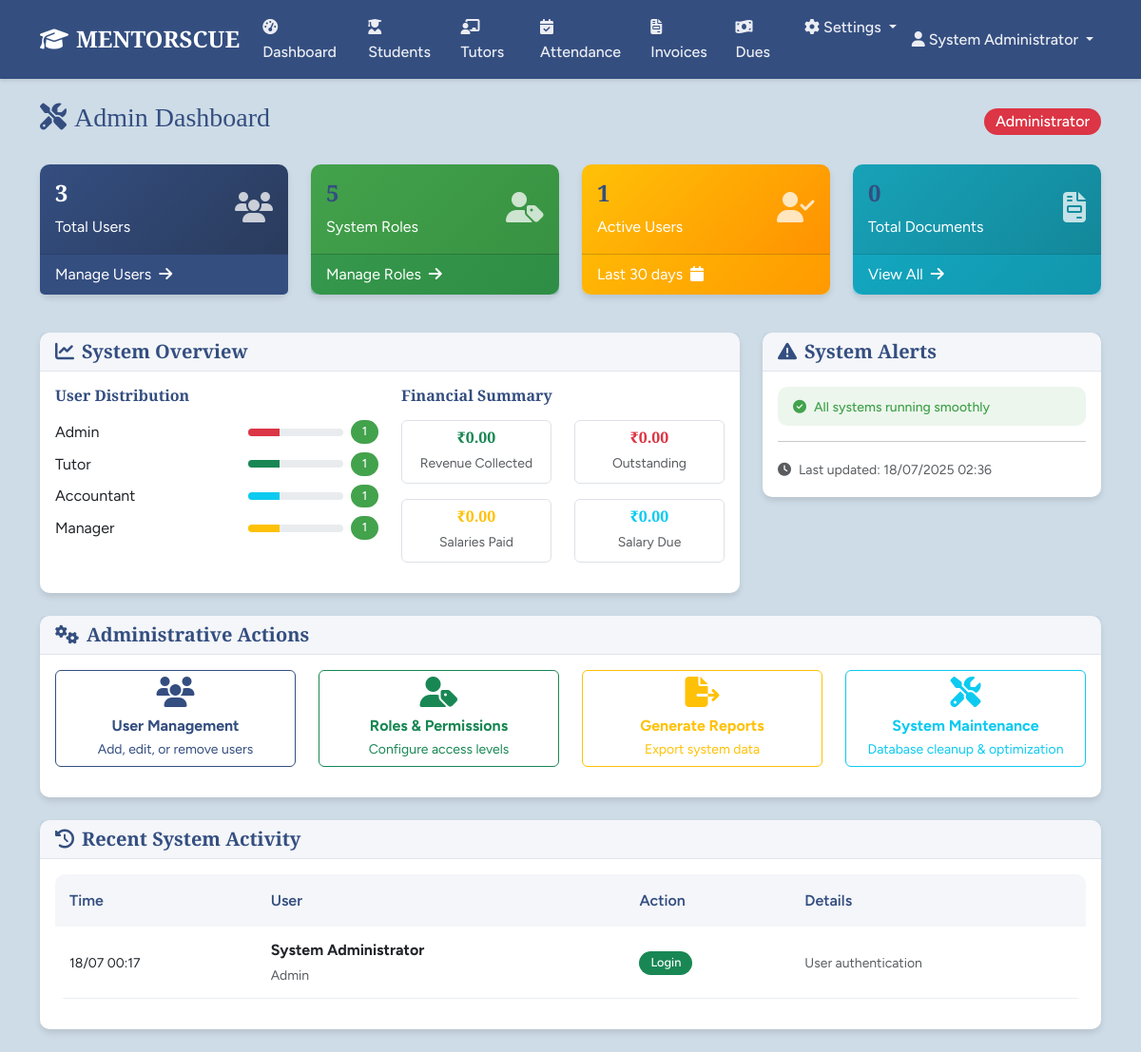
Page / (signed in) on the earlier database version.
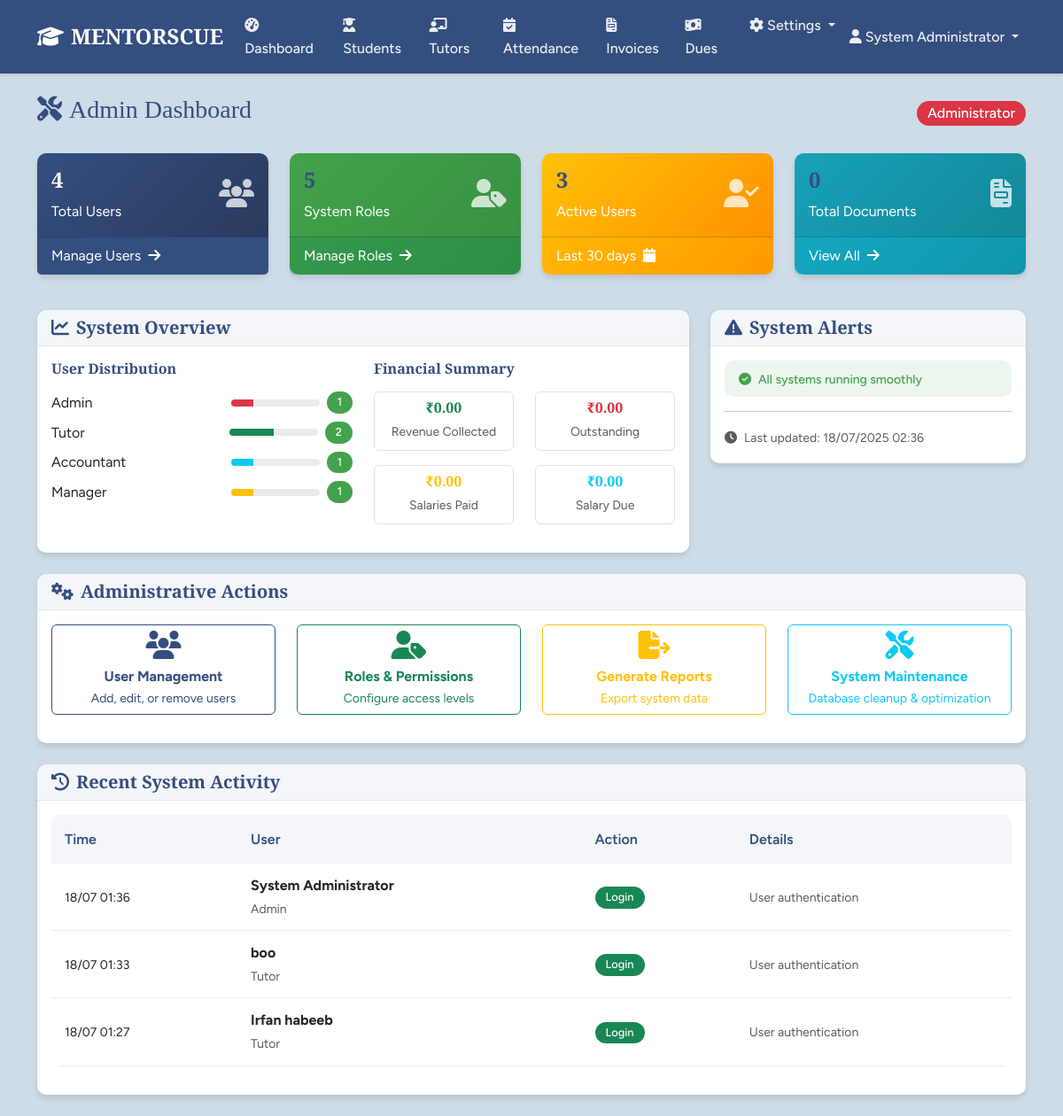
Same page on the later database version.
### models.py (models this page shows, shortened)
class Role(db.Model):
    id = db.Column(db.Integer, primary_key=True)
    name = db.Column(db.String(80), unique=True, nullable=False)
    description = db.Column(db.String(255))
    permissions = db.Column(db.Integer, default=0)
    is_default = db.Column(db.Boolean, default=False)
    is_custom = db.Column(db.Boolean, default=False)
    created_at = db.Column(db.DateTime, default=datetime.utcnow)
    def has_permission(self, perm):
        return self.permissions & perm == perm

class User(UserMixin, db.Model):
    id = db.Column(db.Integer, primary_key=True)
    username = db.Column(db.String(80), unique=True, nullable=False)
    password_hash = db.Column(db.String(256), nullable=False)
    email = db.Column(db.String(120), unique=True, nullable=True)
    full_name = db.Column(db.String(120), nullable=True)
    mobile = db.Column(db.String(20), nullable=True)
    created_at = db.Column(db.DateTime, default=datetime.utcnow)
    last_login = db.Column(db.DateTime)
    is_active = db.Column(db.Boolean, default=True)
    remember_me = db.Column(db.Boolean, default=False)
    roles = db.relationship('Role', secondary=user_roles, backref='users')
    def has_role(self, role_name):
        return any(role.name == role_name for role in self.roles)
    def has_permission(self, permission):
        return any(role.has_permission(permission) for role in self.roles)
    def is_admin(self):
        return self.has_role('Admin')
    def is_tutor_user(self):
        return self.has_role('Tutor')

### routes.py (the view)
@app.route('/')
@login_required
def dashboard():
    if current_user.is_tutor_user():
        return redirect(url_for('tutor_dashboard'))
    if current_user.is_admin():
        total_users = User.query.count()
        total_roles = Role.query.count()
        active_users = User.query.filter(User.last_login.isnot(None)).count()
        total_documents = StudentInvoice.query.count() + TutorReceipt.query.count()
        total_revenue = db.session.query(db.func.sum(StudentInvoice.total_amount)).filter_by(status='Paid').scalar() or 0
        pending_revenue = db.session.query(db.func.sum(StudentInvoice.total_amount)).filter_by(status='Due').scalar() or 0
        total_expenses = db.session.query(db.func.sum(TutorReceipt.total_earnings)).filter_by(status='Paid').scalar() or 0
        pending_expenses = db.session.query(db.func.sum(TutorReceipt.total_earnings)).filter_by(status='Due').scalar() or 0
        inactive_users = User.query.filter_by(is_active=False).count()
        overdue_invoices = StudentInvoice.query.filter_by(status='Due').count()
        pending_receipts = TutorReceipt.query.filter_by(status='Due').count()
        user_roles = {}
        for user in User.query.all():
            for role in user.roles:
                user_roles[role.name] = user_roles.get(role.name, 0) + 1
        recent_users = User.query.filter(User.last_login.isnot(None)).order_by(User.last_login.desc()).limit(10).all()
        return render_template('admin_dashboard.html',
                             total_users=total_users,
                             total_roles=total_roles,
                             active_users=active_users,
                             total_documents=total_documents,
                             total_revenue=total_revenue,
                             pending_revenue=pending_revenue,
                             total_expenses=total_expenses,
                             pending_expenses=pending_expenses,
                             inactive_users=inactive_users,
                             overdue_invoices=overdue_invoices,
                             pending_receipts=pending_receipts,
                             user_roles=user_roles,
                             recent_users=recent_users)
    else:
        return render_template('dashboard.html')

### app.py (called while the page is built)
@login_manager.user_loader
def load_user(user_id):
    from models import User
    return User.query.get(int(user_id))

### routes.py (called while the page is built)
@app.context_processor
def inject_permissions():
    return dict(Permission=Permission, User=User, Role=Role, Student=Student, Tutor=Tutor,
                Attendance=Attendance, StudentInvoice=StudentInvoice,
                TutorReceipt=TutorReceipt, Announcement=Announcement, Settings=Settings,
                datetime=datetime, db=db, timedelta=timedelta)

### templates/admin_dashboard.html (shortened to what the changed rows need)
{% extends "base.html" %}  {% block content %}
<div class="container">
    <div class="row">
        <div class="col-12">
            <div class="d-flex justify-content-between align-items-center mb-4">
                <h1 class="h3 text-primary">
                    <i class="fas fa-tools me-2"></i>Admin Dashboard
                </h1>
            </div>
        </div>
    </div>
    <div class="row mb-4">
        <div class="col-md-3 mb-3">
            <div class="card bg-gradient-primary text-white h-100">
                <div class="card-body">
                    <div class="d-flex justify-content-between">
                        <div>
                            <h4 class="fw-bold" style="color: #fff !important">
                                {{ total_users }}
                            </h4>
                            <p class="mb-0">Total Users</p>
                        </div>
                    </div>
                </div>
            </div>
        </div>
        <div class="col-md-3 mb-3">
            <div class="card bg-gradient-warning text-white h-100">
                <div class="card-body">
                    <div class="d-flex justify-content-between">
                        <div>
                            <h4 class="fw-bold">{{ active_users }}</h4>
                            <p class="mb-0">Active Users</p>
                        </div>
                    </div>
                </div>
            </div>
        </div>
    </div>
    <div class="row mb-4">
        <div class="col-md-8">
            <div class="card">
                <div class="card-body">
                    <div class="row">
                        <div class="col-md-6">
                            {% for role_name, count in user_roles.items() %}
                            <div
                                class="d-flex justify-content-between align-items-center mb-2"
                            >
                                <span>{{ role_name }}</span>
                                <div class="d-flex align-items-center">
                                    <div
                                        class="progress me-2"
                                        style="width: 100px; height: 8px"
                                    >
                                        <div
                                            class="progress-bar {% if role_name == 'Admin' %}bg-danger {% elif role_name == 'Tutor' %}bg-success {% elif role_name == 'Accountant' %}bg-info {% elif role_name == 'Manager' %}bg-warning {% else %}bg-secondary {% endif %}"
                                            style="width: {{ (count / total_users * 100)|round }}%"
                                        ></div>
                                    </div>
                                    <span class="badge bg-secondary"
                                        >{{ count }}</span
                                    >
                                </div>
                            </div>
                            {% endfor %}
                        </div>
                    </div>
                </div>
            </div>
        </div>
    </div>
    <div class="row mt-4">
        <div class="col-12">
            <div class="card">
                <div class="card-body">
                    <div class="table-responsive">
                        <table class="table table-sm">
                            <thead>
                                <tr>
                                    <th>Time</th>
                                    <th>User</th>
                                    <th>Action</th>
                                    <th>Details</th>
                                </tr>
                            </thead>
                            <tbody>
                                {% for user in recent_users %}
                                <tr>
                                    <td>
                                        <small
                                            >{{ user.last_login.strftime('%d/%m
                                            %H:%M') if user.last_login else
                                            'Never' }}</small
                                        >
                                    </td>
                                    <td>
                                        <strong
                                            >{{ user.full_name or user.username
                                            }}</strong
                                        ><br />
                                        <small class="text-muted"
                                            >{{ user.roles[0].name if user.roles
                                            else 'No Role' }}</small
                                        >
                                    </td>
                                    <td>
                                        <span class="badge bg-success"
                                            >Login</span
                                        >
                                    </td>
                                    <td>
                                        <small class="text-muted"
                                            >User authentication</small
                                        >
                                    </td>
                                </tr>
                                {% endfor %}
                            </tbody>
                        </table>
                    </div>
                </div>
            </div>
        </div>
    </div>
</div>
{% endblock %}

### templates/base.html (shortened to what the changed rows need)
<!DOCTYPE html>
<html lang="en">
<head>
    <link href="https://cdn.jsdelivr.net/npm/bootstrap@5.3.0/dist/css/bootstrap.min.css" rel="stylesheet">
    <link href="https://cdnjs.cloudflare.com/ajax/libs/font-awesome/6.4.0/css/all.min.css" rel="stylesheet">
    <link href="{{ url_for('static', filename='css/style.css') }}" rel="stylesheet">
</head>
<body>
    {% if current_user.is_authenticated %}
    <nav class="navbar navbar-expand-lg navbar-dark bg-primary">
        <div class="container">
            <a class="navbar-brand fw-bold" href="{{ url_for('dashboard') }}">
                <i class="fas fa-graduation-cap me-2"></i>MENTORSCUE
            </a>
            <div class="collapse navbar-collapse" id="navbarNav">
                <ul class="navbar-nav me-auto">
                    {% if current_user.is_tutor_user() %}
                        <li class="nav-item">
                            <a class="nav-link" href="{{ url_for('tutor_dashboard') }}">
                                <i class="fas fa-tachometer-alt me-1"></i>Dashboard
                            </a>
                        </li>
                        <li class="nav-item">
                            <a class="nav-link" href="{{ url_for('attendance') }}">
                                <i class="fas fa-calendar-check me-1"></i>Attendance
                            </a>
                        </li>
                    {% else %}
                        <li class="nav-item">
                            <a class="nav-link" href="{{ url_for('dashboard') }}">
                                <i class="fas fa-tachometer-alt me-1"></i>Dashboard
                            </a>
                        </li>
                        {% if current_user.has_permission(Permission.VIEW_STUDENTS) %}
                        <li class="nav-item">
                            <a class="nav-link" href="{{ url_for('students_list') }}">
                                <i class="fas fa-user-graduate me-1"></i>Students
                            </a>
                        </li>
                        {% endif %}
                        {% if current_user.has_permission(Permission.VIEW_TUTORS) %}
                        <li class="nav-item">
                            <a class="nav-link" href="{{ url_for('tutors_list') }}">
                                <i class="fas fa-chalkboard-teacher me-1"></i>Tutors
                            </a>
                        </li>
                        {% endif %}
                        {% if current_user.has_permission(Permission.VIEW_ATTENDANCE) %}
                        <li class="nav-item">
                            <a class="nav-link" href="{{ url_for('attendance') }}">
                                <i class="fas fa-calendar-check me-1"></i>Attendance
                            </a>
                        </li>
                        {% endif %}
                        {% if current_user.has_permission(Permission.VIEW_INVOICES) %}
                        <li class="nav-item">
                            <a class="nav-link" href="{{ url_for('invoices') }}">
                                <i class="fas fa-file-invoice me-1"></i>Invoices
                            </a>
                        </li>
                        {% endif %}
                        {% if current_user.has_permission(Permission.VIEW_STUDENTS) %}
                        <li class="nav-item">
                            <a class="nav-link" href="{{ url_for('dues') }}">
                                <i class="fas fa-money-bill-wave me-1"></i>Dues
                            </a>
                        </li>
                        {% endif %}
                        {% if current_user.has_permission(Permission.ACCESS_SETTINGS) %}
                        <li class="nav-item dropdown">
                            <a class="nav-link dropdown-toggle" href="#" id="settingsDropdown" role="button" data-bs-toggle="dropdown">
                                <i class="fas fa-cog me-1"></i>Settings
                            </a>
                        </li>
                        {% endif %}
                    {% endif %}
                </ul>
                <ul class="navbar-nav">
                    <li class="nav-item dropdown">
                        <a class="nav-link dropdown-toggle" href="#" data-bs-toggle="dropdown">
                            <i class="fas fa-user me-1"></i>{{ current_user.full_name or current_user.username }}
                        </a>
                    </li>
                </ul>
            </div>
        </div>
    </nav>
    {% endif %}
    <main class="py-4">
        {% block content %}{% endblock %}
    </main>
</body>
</html>

Differences in the rows shown:
changed User "System Administrator": last_login "18/07 00:17" → "18/07 01:36"
computed for Role "Admin": {{ (count / total_users * 100)|round }} 33.0 → 25.0 (drawn)
computed for Role "Tutor": {{ (count / total_users * 100)|round }} 33.0 → 50.0 (drawn); count "1" → "2"
computed for Role "Accountant": {{ (count / total_users * 100)|round }} 33.0 → 25.0 (drawn)
computed for Role "Manager": {{ (count / total_users * 100)|round }} 33.0 → 25.0 (drawn)
added User: last_login "18/07 01:33", full_name "boo", name "Tutor"
now on this page (row edited): User: last_login "18/07 01:27", full_name "Irfan habeeb", name "Tutor"
Other differences:
{{ total_users }}: "3" → "4"
{{ active_users }}: "1" → "3"
